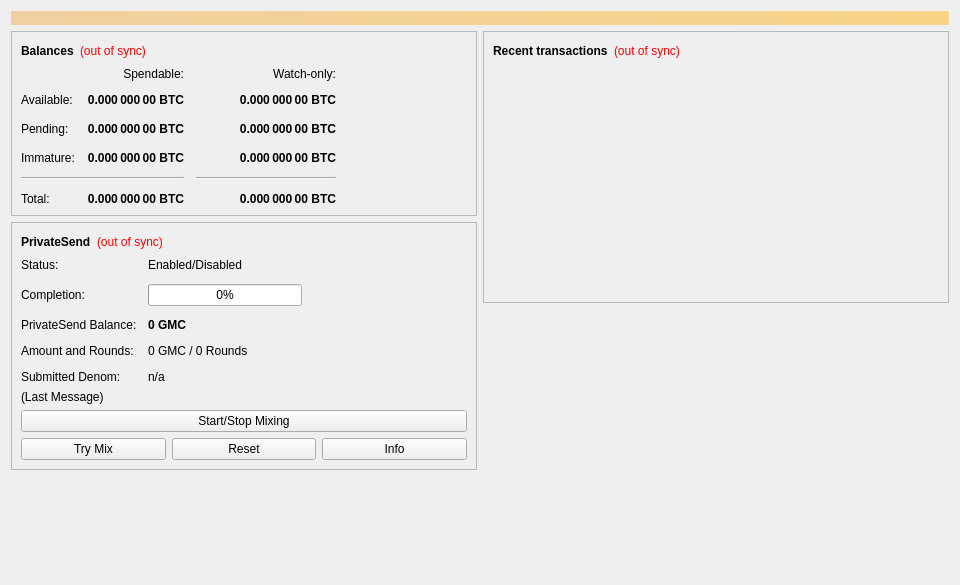
<?xml version="1.0" encoding="UTF-8"?>
<ui version="4.0">
 <class>OverviewPage</class>
 <widget class="QWidget" name="OverviewPage">
  <property name="geometry">
   <rect>
    <x>0</x>
    <y>0</y>
    <width>960</width>
    <height>585</height>
   </rect>
  </property>
  <property name="minimumSize">
   <size>
    <width>960</width>
    <height>0</height>
   </size>
  </property>
  <property name="windowTitle">
   <string>Form</string>
  </property>
  <layout class="QVBoxLayout" name="topLayout">
   <item>
    <widget class="QLabel" name="labelAlerts">
     <property name="visible">
      <bool>false</bool>
     </property>
     <property name="styleSheet">
      <string notr="true">QLabel { background-color: qlineargradient(x1: 0, y1: 0, x2: 1, y2: 0, stop:0 #F0D0A0, stop:1 #F8D488); color:#000000; }</string>
     </property>
     <property name="wordWrap">
      <bool>true</bool>
     </property>
     <property name="margin">
      <number>3</number>
     </property>
     <property name="textInteractionFlags">
      <set>Qt::TextSelectableByMouse</set>
     </property>
    </widget>
   </item>
   <item>
    <layout class="QHBoxLayout" name="horizontalLayout" stretch="1,1">
     <item>
      <layout class="QVBoxLayout" name="verticalLayout_2">
       <item>
        <widget class="QFrame" name="frame">
         <property name="frameShape">
          <enum>QFrame::StyledPanel</enum>
         </property>
         <property name="frameShadow">
          <enum>QFrame::Raised</enum>
         </property>
         <layout class="QVBoxLayout" name="verticalLayout_4">
          <item>
           <layout class="QHBoxLayout" name="horizontalLayout_4">
            <item>
             <widget class="QLabel" name="label_5">
              <property name="font">
               <font>
                <weight>75</weight>
                <bold>true</bold>
               </font>
              </property>
              <property name="text">
               <string>Balances</string>
              </property>
             </widget>
            </item>
            <item>
             <widget class="QLabel" name="labelWalletStatus">
              <property name="toolTip">
               <string>The displayed information may be out of date. Your wallet automatically synchronizes with the GlobalMovementClub network after a connection is established, but this process has not completed yet.</string>
              </property>
              <property name="styleSheet">
               <string notr="true">QLabel { color: red; }</string>
              </property>
              <property name="text">
               <string notr="true">(out of sync)</string>
              </property>
              <property name="alignment">
               <set>Qt::AlignLeading|Qt::AlignLeft|Qt::AlignVCenter</set>
              </property>
             </widget>
            </item>
            <item>
             <spacer name="horizontalSpacer_3">
              <property name="orientation">
               <enum>Qt::Horizontal</enum>
              </property>
              <property name="sizeHint" stdset="0">
               <size>
                <width>40</width>
                <height>20</height>
               </size>
              </property>
             </spacer>
            </item>
           </layout>
          </item>
          <item>
           <layout class="QGridLayout" name="gridLayout">
            <property name="spacing">
             <number>12</number>
            </property>
            <item row="2" column="2">
             <widget class="QLabel" name="labelWatchPending">
              <property name="font">
               <font>
                <weight>75</weight>
                <bold>true</bold>
               </font>
              </property>
              <property name="cursor">
               <cursorShape>IBeamCursor</cursorShape>
              </property>
              <property name="toolTip">
               <string>Unconfirmed transactions to watch-only addresses</string>
              </property>
              <property name="text">
               <string notr="true">0.000 000 00 BTC</string>
              </property>
              <property name="alignment">
               <set>Qt::AlignRight|Qt::AlignTrailing|Qt::AlignVCenter</set>
              </property>
              <property name="textInteractionFlags">
               <set>Qt::LinksAccessibleByMouse|Qt::TextSelectableByKeyboard|Qt::TextSelectableByMouse</set>
              </property>
             </widget>
            </item>
            <item row="2" column="1">
             <widget class="QLabel" name="labelUnconfirmed">
              <property name="font">
               <font>
                <weight>75</weight>
                <bold>true</bold>
               </font>
              </property>
              <property name="cursor">
               <cursorShape>IBeamCursor</cursorShape>
              </property>
              <property name="toolTip">
               <string>Total of transactions that have yet to be confirmed, and do not yet count toward the spendable balance</string>
              </property>
              <property name="text">
               <string notr="true">0.000 000 00 BTC</string>
              </property>
              <property name="alignment">
               <set>Qt::AlignRight|Qt::AlignTrailing|Qt::AlignVCenter</set>
              </property>
              <property name="textInteractionFlags">
               <set>Qt::LinksAccessibleByMouse|Qt::TextSelectableByKeyboard|Qt::TextSelectableByMouse</set>
              </property>
             </widget>
            </item>
            <item row="3" column="2">
             <widget class="QLabel" name="labelWatchImmature">
              <property name="font">
               <font>
                <weight>75</weight>
                <bold>true</bold>
               </font>
              </property>
              <property name="cursor">
               <cursorShape>IBeamCursor</cursorShape>
              </property>
              <property name="toolTip">
               <string>Mined balance in watch-only addresses that has not yet matured</string>
              </property>
              <property name="text">
               <string notr="true">0.000 000 00 BTC</string>
              </property>
              <property name="alignment">
               <set>Qt::AlignRight|Qt::AlignTrailing|Qt::AlignVCenter</set>
              </property>
              <property name="textInteractionFlags">
               <set>Qt::LinksAccessibleByMouse|Qt::TextSelectableByKeyboard|Qt::TextSelectableByMouse</set>
              </property>
             </widget>
            </item>
            <item row="4" column="0" colspan="2">
             <widget class="Line" name="lineSpendableBalance">
              <property name="orientation">
               <enum>Qt::Horizontal</enum>
              </property>
             </widget>
            </item>
            <item row="4" column="2">
             <widget class="Line" name="lineWatchBalance">
              <property name="sizePolicy">
               <sizepolicy hsizetype="Preferred" vsizetype="Fixed">
                <horstretch>0</horstretch>
                <verstretch>0</verstretch>
               </sizepolicy>
              </property>
              <property name="minimumSize">
               <size>
                <width>140</width>
                <height>0</height>
               </size>
              </property>
              <property name="orientation">
               <enum>Qt::Horizontal</enum>
              </property>
             </widget>
            </item>
            <item row="5" column="0">
             <widget class="QLabel" name="labelTotalText">
              <property name="text">
               <string>Total:</string>
              </property>
             </widget>
            </item>
            <item row="3" column="1">
             <widget class="QLabel" name="labelImmature">
              <property name="font">
               <font>
                <weight>75</weight>
                <bold>true</bold>
               </font>
              </property>
              <property name="cursor">
               <cursorShape>IBeamCursor</cursorShape>
              </property>
              <property name="toolTip">
               <string>Mined balance that has not yet matured</string>
              </property>
              <property name="text">
               <string notr="true">0.000 000 00 BTC</string>
              </property>
              <property name="alignment">
               <set>Qt::AlignRight|Qt::AlignTrailing|Qt::AlignVCenter</set>
              </property>
              <property name="textInteractionFlags">
               <set>Qt::LinksAccessibleByMouse|Qt::TextSelectableByKeyboard|Qt::TextSelectableByMouse</set>
              </property>
             </widget>
            </item>
            <item row="2" column="3">
             <spacer name="horizontalSpacer_2">
              <property name="orientation">
               <enum>Qt::Horizontal</enum>
              </property>
              <property name="sizeHint" stdset="0">
               <size>
                <width>40</width>
                <height>20</height>
               </size>
              </property>
             </spacer>
            </item>
            <item row="3" column="0">
             <widget class="QLabel" name="labelImmatureText">
              <property name="text">
               <string>Immature:</string>
              </property>
             </widget>
            </item>
            <item row="5" column="1">
             <widget class="QLabel" name="labelTotal">
              <property name="font">
               <font>
                <weight>75</weight>
                <bold>true</bold>
               </font>
              </property>
              <property name="cursor">
               <cursorShape>IBeamCursor</cursorShape>
              </property>
              <property name="toolTip">
               <string>Your current total balance</string>
              </property>
              <property name="text">
               <string notr="true">0.000 000 00 BTC</string>
              </property>
              <property name="alignment">
               <set>Qt::AlignRight|Qt::AlignTrailing|Qt::AlignVCenter</set>
              </property>
              <property name="textInteractionFlags">
               <set>Qt::LinksAccessibleByMouse|Qt::TextSelectableByKeyboard|Qt::TextSelectableByMouse</set>
              </property>
             </widget>
            </item>
            <item row="5" column="2">
             <widget class="QLabel" name="labelWatchTotal">
              <property name="font">
               <font>
                <weight>75</weight>
                <bold>true</bold>
               </font>
              </property>
              <property name="cursor">
               <cursorShape>IBeamCursor</cursorShape>
              </property>
              <property name="toolTip">
               <string>Current total balance in watch-only addresses</string>
              </property>
              <property name="text">
               <string notr="true">0.000 000 00 BTC</string>
              </property>
              <property name="alignment">
               <set>Qt::AlignRight|Qt::AlignTrailing|Qt::AlignVCenter</set>
              </property>
              <property name="textInteractionFlags">
               <set>Qt::LinksAccessibleByMouse|Qt::TextSelectableByKeyboard|Qt::TextSelectableByMouse</set>
              </property>
             </widget>
            </item>
            <item row="0" column="2">
             <widget class="QLabel" name="labelWatchonly">
              <property name="text">
               <string>Watch-only:</string>
              </property>
              <property name="alignment">
               <set>Qt::AlignRight|Qt::AlignTrailing|Qt::AlignVCenter</set>
              </property>
             </widget>
            </item>
            <item row="1" column="0">
             <widget class="QLabel" name="labelBalanceText">
              <property name="text">
               <string>Available:</string>
              </property>
             </widget>
            </item>
            <item row="1" column="1">
             <widget class="QLabel" name="labelBalance">
              <property name="font">
               <font>
                <weight>75</weight>
                <bold>true</bold>
               </font>
              </property>
              <property name="cursor">
               <cursorShape>IBeamCursor</cursorShape>
              </property>
              <property name="toolTip">
               <string>Your current spendable balance</string>
              </property>
              <property name="text">
               <string notr="true">0.000 000 00 BTC</string>
              </property>
              <property name="alignment">
               <set>Qt::AlignRight|Qt::AlignTrailing|Qt::AlignVCenter</set>
              </property>
              <property name="textInteractionFlags">
               <set>Qt::LinksAccessibleByMouse|Qt::TextSelectableByKeyboard|Qt::TextSelectableByMouse</set>
              </property>
             </widget>
            </item>
            <item row="1" column="2">
             <widget class="QLabel" name="labelWatchAvailable">
              <property name="font">
               <font>
                <weight>75</weight>
                <bold>true</bold>
               </font>
              </property>
              <property name="cursor">
               <cursorShape>IBeamCursor</cursorShape>
              </property>
              <property name="toolTip">
               <string>Your current balance in watch-only addresses</string>
              </property>
              <property name="text">
               <string notr="true">0.000 000 00 BTC</string>
              </property>
              <property name="alignment">
               <set>Qt::AlignRight|Qt::AlignTrailing|Qt::AlignVCenter</set>
              </property>
              <property name="textInteractionFlags">
               <set>Qt::LinksAccessibleByMouse|Qt::TextSelectableByKeyboard|Qt::TextSelectableByMouse</set>
              </property>
             </widget>
            </item>
            <item row="2" column="0">
             <widget class="QLabel" name="labelPendingText">
              <property name="text">
               <string>Pending:</string>
              </property>
             </widget>
            </item>
            <item row="0" column="1">
             <widget class="QLabel" name="labelSpendable">
              <property name="text">
               <string>Spendable:</string>
              </property>
              <property name="alignment">
               <set>Qt::AlignRight|Qt::AlignTrailing|Qt::AlignVCenter</set>
              </property>
             </widget>
            </item>
           </layout>
          </item>
         </layout>
        </widget>
       </item>
       <item>
        <widget class="QFrame" name="framePrivateSend">
         <property name="layoutDirection">
          <enum>Qt::LeftToRight</enum>
         </property>
         <property name="frameShape">
          <enum>QFrame::StyledPanel</enum>
         </property>
         <property name="frameShadow">
          <enum>QFrame::Raised</enum>
         </property>
         <layout class="QVBoxLayout" name="VerticalLayout_PS1">
          <item>
           <layout class="QHBoxLayout" name="horizontalLayout_5">
            <item>
             <widget class="QLabel" name="labelPrivateSendHeader">
              <property name="font">
               <font>
                <weight>75</weight>
                <bold>true</bold>
               </font>
              </property>
              <property name="text">
               <string>PrivateSend</string>
              </property>
             </widget>
            </item>
            <item>
             <widget class="QLabel" name="labelPrivateSendSyncStatus">
              <property name="toolTip">
               <string>The displayed information may be out of date. Your wallet automatically synchronizes with the GlobalMovementClub network after a connection is established, but this process has not completed yet.</string>
              </property>
              <property name="styleSheet">
               <string notr="true">QLabel { color: red; }</string>
              </property>
              <property name="text">
               <string notr="true">(out of sync)</string>
              </property>
              <property name="alignment">
               <set>Qt::AlignLeading|Qt::AlignLeft|Qt::AlignVCenter</set>
              </property>
             </widget>
            </item>
            <item>
             <spacer name="horizontalSpacer_4">
              <property name="orientation">
               <enum>Qt::Horizontal</enum>
              </property>
              <property name="sizeHint" stdset="0">
               <size>
                <width>40</width>
                <height>20</height>
               </size>
              </property>
             </spacer>
            </item>
           </layout>
          </item>
          <item>
           <layout class="QFormLayout" name="privateSendFormLayout">
            <property name="fieldGrowthPolicy">
             <enum>QFormLayout::AllNonFixedFieldsGrow</enum>
            </property>
            <property name="horizontalSpacing">
             <number>11</number>
            </property>
            <property name="verticalSpacing">
             <number>12</number>
            </property>
            <item row="0" column="0">
             <widget class="QLabel" name="labelPrivateSendEnabledText">
              <property name="text">
               <string>Status:</string>
              </property>
             </widget>
            </item>
            <item row="0" column="1">
             <widget class="QLabel" name="labelPrivateSendEnabled">
              <property name="text">
               <string>Enabled/Disabled</string>
              </property>
             </widget>
            </item>
            <item row="1" column="0">
             <widget class="QLabel" name="labelCompletitionText">
              <property name="text">
               <string>Completion:</string>
              </property>
             </widget>
            </item>
            <item row="1" column="1">
             <widget class="QProgressBar" name="privateSendProgress">
              <property name="maximumSize">
               <size>
                <width>154</width>
                <height>16777215</height>
               </size>
              </property>
              <property name="value">
               <number>0</number>
              </property>
             </widget>
            </item>
            <item row="2" column="0">
             <widget class="QLabel" name="labelAnonymizedText">
              <property name="text">
               <string>PrivateSend Balance:</string>
              </property>
             </widget>
            </item>
            <item row="2" column="1">
             <widget class="QLabel" name="labelAnonymized">
              <property name="font">
               <font>
                <weight>75</weight>
                <bold>true</bold>
               </font>
              </property>
              <property name="text">
               <string notr="true">0 GMC</string>
              </property>
             </widget>
            </item>
            <item row="3" column="0">
             <widget class="QLabel" name="labelAmountAndRoundsText">
              <property name="text">
               <string>Amount and Rounds:</string>
              </property>
             </widget>
            </item>
            <item row="3" column="1">
             <widget class="QLabel" name="labelAmountRounds">
              <property name="text">
               <string>0 GMC / 0 Rounds</string>
              </property>
             </widget>
            </item>
            <item row="4" column="0">
             <widget class="QLabel" name="labelSubmittedDenomText">
              <property name="text">
               <string>Submitted Denom:</string>
              </property>
             </widget>
            </item>
            <item row="4" column="1">
             <widget class="QLabel" name="labelSubmittedDenom">
              <property name="toolTip">
               <string>The denominations you submitted to the Masternode.&lt;br&gt;To mix, other users must submit the exact same denominations.</string>
              </property>
              <property name="text">
               <string>n/a</string>
              </property>
             </widget>
            </item>
           </layout>
          </item>
          <item>
           <layout class="QVBoxLayout" name="VerticalLayout_PS">
            <item>
             <widget class="QLabel" name="labelPrivateSendLastMessage">
              <property name="text">
               <string>(Last Message)</string>
              </property>
              <property name="alignment">
               <set>Qt::AlignLeading|Qt::AlignLeft|Qt::AlignTop</set>
              </property>
              <property name="wordWrap">
               <bool>true</bool>
              </property>
             </widget>
            </item>
            <item>
             <widget class="QPushButton" name="togglePrivateSend">
              <property name="sizePolicy">
               <sizepolicy hsizetype="MinimumExpanding" vsizetype="Fixed">
                <horstretch>0</horstretch>
                <verstretch>0</verstretch>
               </sizepolicy>
              </property>
              <property name="text">
               <string>Start/Stop Mixing</string>
              </property>
             </widget>
            </item>
            <item>
             <layout class="QHBoxLayout" name="horizontalLayout_debugbuttons">
              <item>
               <widget class="QPushButton" name="privateSendAuto">
                <property name="sizePolicy">
                 <sizepolicy hsizetype="MinimumExpanding" vsizetype="Fixed">
                  <horstretch>0</horstretch>
                  <verstretch>0</verstretch>
                 </sizepolicy>
                </property>
                <property name="toolTip">
                 <string>Try to manually submit a PrivateSend request.</string>
                </property>
                <property name="text">
                 <string>Try Mix</string>
                </property>
               </widget>
              </item>
              <item>
               <widget class="QPushButton" name="privateSendReset">
                <property name="sizePolicy">
                 <sizepolicy hsizetype="MinimumExpanding" vsizetype="Fixed">
                  <horstretch>0</horstretch>
                  <verstretch>0</verstretch>
                 </sizepolicy>
                </property>
                <property name="toolTip">
                 <string>Reset the current status of PrivateSend (can interrupt PrivateSend if it's in the process of Mixing, which can cost you money!)</string>
                </property>
                <property name="autoFillBackground">
                 <bool>false</bool>
                </property>
                <property name="text">
                 <string>Reset</string>
                </property>
               </widget>
              </item>
              <item>
               <widget class="QPushButton" name="privateSendInfo">
                <property name="sizePolicy">
                 <sizepolicy hsizetype="MinimumExpanding" vsizetype="Fixed">
                  <horstretch>0</horstretch>
                  <verstretch>0</verstretch>
                 </sizepolicy>
                </property>
                <property name="toolTip">
                 <string>Information about PrivateSend and Mixing</string>
                </property>
                <property name="text">
                 <string>Info</string>
                </property>
               </widget>
              </item>
             </layout>
            </item>
           </layout>
          </item>
         </layout>
        </widget>
       </item>
       <item>
        <spacer name="verticalSpacer">
         <property name="orientation">
          <enum>Qt::Vertical</enum>
         </property>
         <property name="sizeHint" stdset="0">
          <size>
           <width>20</width>
           <height>40</height>
          </size>
         </property>
        </spacer>
       </item>
      </layout>
     </item>
     <item>
      <layout class="QVBoxLayout" name="verticalLayout_3">
       <item>
        <widget class="QFrame" name="frame_2">
         <property name="frameShape">
          <enum>QFrame::StyledPanel</enum>
         </property>
         <property name="frameShadow">
          <enum>QFrame::Raised</enum>
         </property>
         <layout class="QVBoxLayout" name="verticalLayout">
          <item>
           <layout class="QHBoxLayout" name="horizontalLayout_2">
            <item>
             <widget class="QLabel" name="label_4">
              <property name="font">
               <font>
                <weight>75</weight>
                <bold>true</bold>
               </font>
              </property>
              <property name="text">
               <string>Recent transactions</string>
              </property>
             </widget>
            </item>
            <item>
             <widget class="QLabel" name="labelTransactionsStatus">
              <property name="toolTip">
               <string>The displayed information may be out of date. Your wallet automatically synchronizes with the GlobalMovementClub network after a connection is established, but this process has not completed yet.</string>
              </property>
              <property name="styleSheet">
               <string notr="true">QLabel { color: red; }</string>
              </property>
              <property name="text">
               <string notr="true">(out of sync)</string>
              </property>
              <property name="alignment">
               <set>Qt::AlignLeading|Qt::AlignLeft|Qt::AlignVCenter</set>
              </property>
             </widget>
            </item>
            <item>
             <spacer name="horizontalSpacer">
              <property name="orientation">
               <enum>Qt::Horizontal</enum>
              </property>
              <property name="sizeHint" stdset="0">
               <size>
                <width>40</width>
                <height>20</height>
               </size>
              </property>
             </spacer>
            </item>
           </layout>
          </item>
          <item>
           <widget class="QListView" name="listTransactions">
            <property name="styleSheet">
             <string notr="true">QListView { background: transparent; }</string>
            </property>
            <property name="frameShape">
             <enum>QFrame::NoFrame</enum>
            </property>
            <property name="verticalScrollBarPolicy">
             <enum>Qt::ScrollBarAlwaysOff</enum>
            </property>
            <property name="horizontalScrollBarPolicy">
             <enum>Qt::ScrollBarAlwaysOff</enum>
            </property>
            <property name="selectionMode">
             <enum>QAbstractItemView::NoSelection</enum>
            </property>
           </widget>
          </item>
         </layout>
        </widget>
       </item>
       <item>
        <spacer name="verticalSpacer_2">
         <property name="orientation">
          <enum>Qt::Vertical</enum>
         </property>
         <property name="sizeHint" stdset="0">
          <size>
           <width>20</width>
           <height>40</height>
          </size>
         </property>
        </spacer>
       </item>
      </layout>
     </item>
    </layout>
   </item>
  </layout>
 </widget>
 <resources/>
 <connections/>
</ui>
